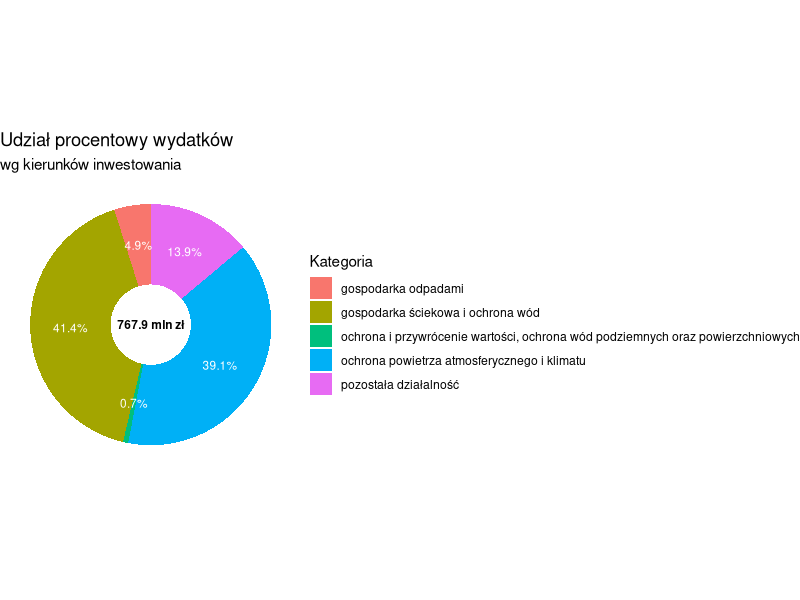
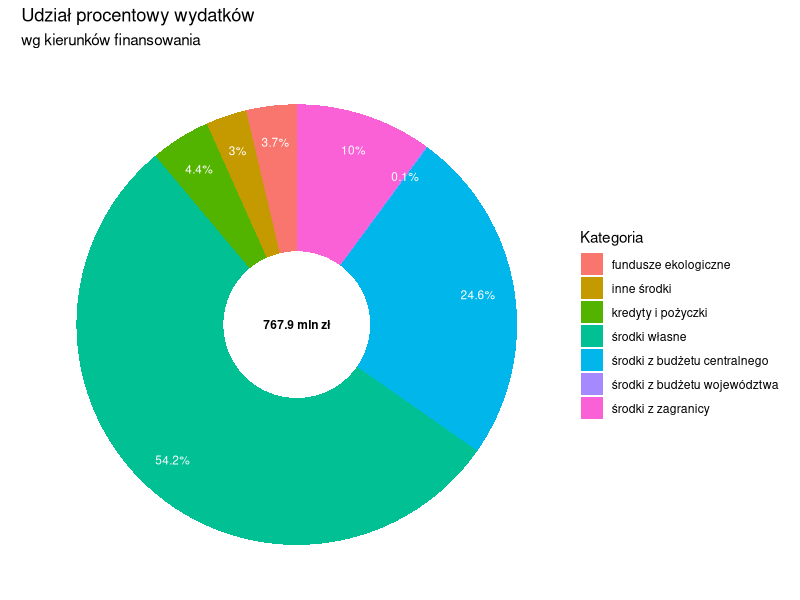
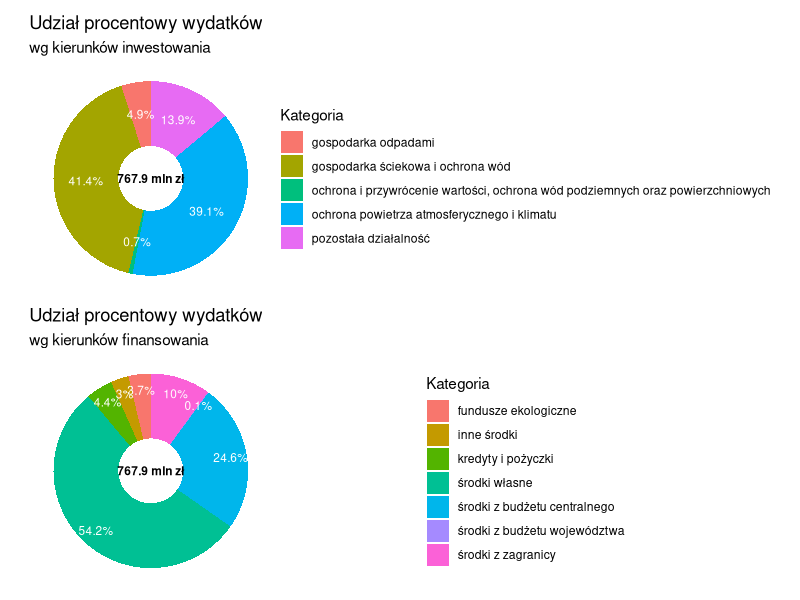

The R script that drew these images, in order:


library(ggplot2)
library(dplyr)
library(patchwork)

##### WYKRES GORA
a <- data.frame(
  id = 1:5,
  procent = c(0.7, 13.9, 39.1, 41.4, 4.9),
  kategoria = c(
    "ochrona i przywrócenie wartości, ochrona wód podziemnych oraz powierzchniowych",
    "pozostała działalność",
    "ochrona powietrza atmosferycznego i klimatu",
    "gospodarka ściekowa i ochrona wód",
    "gospodarka odpadami"
  )
)


a <- a %>%
  arrange(desc(kategoria)) %>%
  mutate(
    ymax = cumsum(procent),
    ymin = c(0, head(ymax, n = -1)),
    label_pos = (ymin + ymax) / 2,
    label = paste0(procent, "%")
  )


wyk1 <- ggplot(a, aes(ymax = ymax, ymin = ymin, xmax = 4, xmin = 2, fill = kategoria)) +
  geom_rect() +
  coord_polar(theta = "y") +
  xlim(c(1, 4)) +
  theme_void() +
  geom_text(aes(x = 3, y = label_pos, label = label), size = 3, color = "white") +  # percent labels
  annotate("text", x = 1, y = sum(a$procent)/2, label = "767.9 mln zł", size = 3, fontface = "bold") +  # corrected center label
  labs(fill = "Kategoria", title = "Udział procentowy wydatków", subtitle = "wg kierunków inwestowania") +
  theme(legend.position = "right")

##### WYKRES DOL

b <- data.frame(id = 1:7,
                   procent = c(4.4, 3, 54.2, 24.6, 0.1, 10, 3.7),
                   kategoria = c("kredyty i pożyczki",
                                 "inne środki",
                                 "środki własne",
                                 "środki z budżetu centralnego",
                                 "środki z budżetu województwa",
                                 "środki z zagranicy",
                                 "fundusze ekologiczne"))
a <- b 

a <- a %>%
  arrange(desc(kategoria)) %>%
  mutate(
    ymax = cumsum(procent),
    ymin = c(0, head(ymax, n = -1)),
    label_pos = (ymin + ymax) / 2,
    label = paste0(procent, "%")
  )


wyk2 <- ggplot(a, aes(ymax = ymax, ymin = ymin, xmax = 4, xmin = 2, fill = kategoria)) +
  geom_rect() +
  coord_polar(theta = "y") +
  xlim(c(1, 4)) +
  theme_void() +
  geom_text(aes(x = 3.5, y = label_pos, label = label), size = 3, color = "white") +  # percent labels
  annotate("text", x = 1, y = sum(a$procent)/2, label = "767.9 mln zł", size = 3, fontface = "bold") +  # corrected center label
  labs(fill = "Kategoria", title = "Udział procentowy wydatków", subtitle = "wg kierunków finansowania") +
  theme(legend.position = "right")

wykres_final <- wyk1 / wyk2
